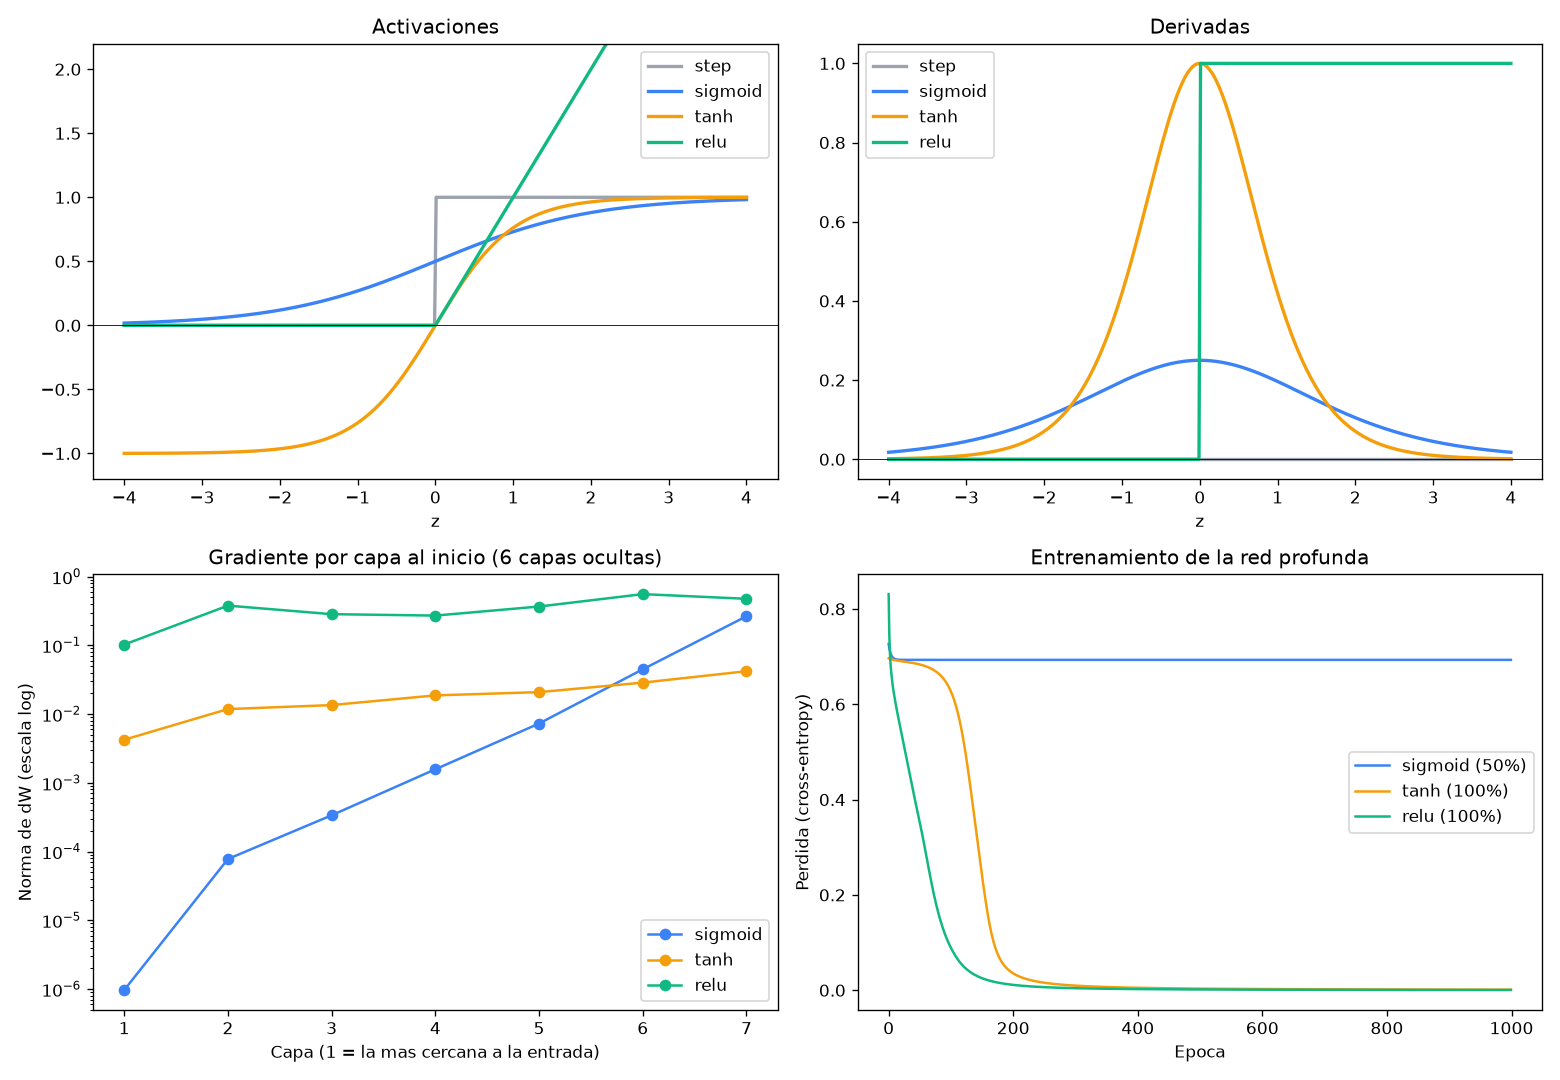

Source code (Python):
"""
LECCION 1.5 - FUNCIONES DE ACTIVACION
=====================================

Objetivo: entender por que una red necesita activaciones no lineales,
comparar las 4 mas conocidas (step, sigmoid, tanh, ReLU) y ver en una red
profunda el problema que motivo el cambio de sigmoid a ReLU: los
gradientes que desaparecen.

Hasta ahora todas las capas ocultas usaron sigmoid. En esta leccion:
  1. Graficamos cada activacion y su derivada
  2. Comprobamos que sin activacion, 2 capas equivalen a 1
  3. Medimos el tamano del gradiente en cada capa de una red de 6 capas
     ocultas, con cada activacion
  4. Entrenamos esa red profunda con cada activacion y comparamos
"""

import numpy as np
import matplotlib.pyplot as plt

np.random.seed(42)


# ============================================================
# PARTE 1: LAS ACTIVACIONES Y SUS DERIVADAS
# ============================================================
# Cada activacion se define junto con su derivada, porque backprop
# necesita las dos. La derivada recibe z (la entrada de la activacion)
# y a (su salida): algunas se calculan mas facil con una, otras con otra.

def step(z):
    return (z > 0).astype(float)           # 0 o 1: la neurona "dispara" o no


def step_derivada(z, a):
    return np.zeros_like(z)                # plana en todas partes (en z = 0 no existe)


def sigmoid(z):
    return 1.0 / (1.0 + np.exp(-z))


def sigmoid_derivada(z, a):
    return a * (1 - a)                     # maximo 0.25, en z = 0


def tanh(z):
    return np.tanh(z)                      # como sigmoid, pero entre -1 y 1


def tanh_derivada(z, a):
    return 1 - a ** 2                      # maximo 1, en z = 0


def relu(z):
    return np.maximum(0, z)                # 0 si z es negativo, z si es positivo


def relu_derivada(z, a):
    return (z > 0).astype(float)           # 1 si z > 0, 0 si no


ACTIVACIONES = {
    "sigmoid": (sigmoid, sigmoid_derivada),
    "tanh": (tanh, tanh_derivada),
    "relu": (relu, relu_derivada),
}

z_demo = np.array([-3.0, -1.0, 0.0, 1.0, 3.0])
print("z            =", z_demo)
for nombre, (f, df) in [("step", (step, step_derivada))] + list(ACTIVACIONES.items()):
    a = f(z_demo)
    print(f"{nombre:8s} a = {np.round(a, 3)}   derivada = {np.round(df(z_demo, a), 3)}")


# ============================================================
# PARTE 2: SIN ACTIVACION, DOS CAPAS SON UNA SOLA
# ============================================================
# Si la capa oculta no aplica ninguna activacion:
#   salida = (X @ W1) @ W2 = X @ (W1 @ W2)
# W1 @ W2 es una sola matriz: la red entera es equivalente a una capa.

W1 = np.random.randn(2, 4)
W2 = np.random.randn(4, 1)
X_prueba = np.random.randn(5, 2)
dos_capas = (X_prueba @ W1) @ W2
una_capa = X_prueba @ (W1 @ W2)
print("\nSin activacion: (X @ W1) @ W2 =", np.round(dos_capas.ravel(), 4))
print("                X @ (W1 @ W2) =", np.round(una_capa.ravel(), 4))
print("W1 @ W2 (2,1) =", np.round((W1 @ W2).ravel(), 4), "-> una sola capa de 2 pesos")


# ============================================================
# PARTE 3: UNA RED PROFUNDA GENERICA
# ============================================================
# Datos: el circulo dentro de un anillo de la leccion 1.2.
# Red: 2 -> 16 -> 16 -> 16 -> 16 -> 16 -> 16 -> 1  (6 capas ocultas)
# Salida: sigmoid + cross-entropy binaria. Es la version de 2 clases de
# softmax + cross-entropy (leccion 1.4), y su gradiente tambien es
# simplemente (a - y) / n.
#
# Las capas se guardan en listas: W[0], W[1], ... Asi forward y backward
# son un for sobre las capas, sin importar cuantas haya.

def generar_datos_circulos(n_por_clase=100):
    angulos = np.random.uniform(0, 2 * np.pi, 2 * n_por_clase)
    radios = np.hstack([np.random.randn(n_por_clase) * 0.15 + 0.5,
                        np.random.randn(n_por_clase) * 0.15 + 1.5])
    X = np.column_stack([radios * np.cos(angulos), radios * np.sin(angulos)])
    y = np.hstack([np.zeros(n_por_clase), np.ones(n_por_clase)])
    indices = np.random.permutation(len(X))
    return X[indices], y[indices]


def inicializar_red(tamanos, activacion):
    """tamanos = [2, 16, 16, ..., 1]. Escala segun la activacion:
    sqrt(1/n) para sigmoid/tanh (Xavier), sqrt(2/n) para ReLU (He)."""
    factor = 2.0 if activacion == "relu" else 1.0
    W = [np.random.randn(n_in, n_out) * np.sqrt(factor / n_in)
         for n_in, n_out in zip(tamanos[:-1], tamanos[1:])]
    b = [np.zeros(n_out) for n_out in tamanos[1:]]
    return W, b


def forward(X, W, b, activacion):
    f, _ = ACTIVACIONES[activacion]
    zs, activaciones = [], [X]                     # activaciones[0] es la entrada
    for capa in range(len(W)):
        z = activaciones[-1] @ W[capa] + b[capa]
        es_salida = capa == len(W) - 1
        a = sigmoid(z) if es_salida else f(z)      # la salida siempre es sigmoid
        zs.append(z)
        activaciones.append(a)
    return zs, activaciones


def backward(Y, W, zs, activaciones, activacion):
    _, df = ACTIVACIONES[activacion]
    n = len(Y)
    dW, db = [None] * len(W), [None] * len(W)
    dZ = (activaciones[-1] - Y) / n                # sigmoid + cross-entropy: a - y
    for capa in reversed(range(len(W))):           # de la ultima capa a la primera
        dW[capa] = activaciones[capa].T @ dZ       # entrada de la capa .T @ delta
        db[capa] = dZ.sum(axis=0)
        if capa > 0:                               # pasar el delta a la capa anterior
            dA = dZ @ W[capa].T                    # por W.T ...
            dZ = dA * df(zs[capa - 1], activaciones[capa])   # ... y por la derivada
    return dW, db


def perdida(a, Y):
    a = np.clip(a, 1e-12, 1 - 1e-12)
    return -np.mean(Y * np.log(a) + (1 - Y) * np.log(1 - a))


X, y = generar_datos_circulos()
Y = y.reshape(-1, 1)
TAMANOS = [2, 16, 16, 16, 16, 16, 16, 1]
print(f"\nDatos: {X.shape}, red: {TAMANOS}")


# ============================================================
# PARTE 4: GRADIENTES QUE DESAPARECEN
# ============================================================
# Con los pesos iniciales, medimos el tamano (norma) de dW en cada capa.
# Cada vez que el delta retrocede una capa se multiplica por la derivada
# de la activacion. Si esa derivada es chica (sigmoid: maximo 0.25), el
# gradiente se achica capa tras capa.

print("\n--- Norma del gradiente por capa, con los pesos iniciales ---")
normas_por_capa = {}
for nombre in ACTIVACIONES:
    np.random.seed(0)
    W, b = inicializar_red(TAMANOS, nombre)
    zs, acts = forward(X, W, b, nombre)
    dW, _ = backward(Y, W, zs, acts, nombre)
    normas_por_capa[nombre] = [np.linalg.norm(g) for g in dW]
    print(f"{nombre:8s}", "  ".join(f"{v:.1e}" for v in normas_por_capa[nombre]))
for nombre in ACTIVACIONES:
    v = normas_por_capa[nombre]
    print(f"{nombre:8s} capa 1 / capa 7 = {v[0] / v[-1]:.1e}")


# ============================================================
# PARTE 5: ENTRENAR LA RED PROFUNDA CON CADA ACTIVACION
# ============================================================

def entrenar(nombre, tasa_aprendizaje=0.1, epocas=1000):
    np.random.seed(0)                              # misma semilla para comparar
    W, b = inicializar_red(TAMANOS, nombre)
    historial = []
    for epoca in range(epocas):
        zs, acts = forward(X, W, b, nombre)
        historial.append(perdida(acts[-1], Y))
        dW, db = backward(Y, W, zs, acts, nombre)
        for capa in range(len(W)):
            W[capa] -= tasa_aprendizaje * dW[capa]
            b[capa] -= tasa_aprendizaje * db[capa]
    accuracy = np.mean((forward(X, W, b, nombre)[1][-1] >= 0.5) == Y)
    return W, b, historial, accuracy


print("\n--- Entrenando la red de 6 capas ocultas (1000 epocas) ---")
resultados = {}
for nombre in ACTIVACIONES:
    resultados[nombre] = entrenar(nombre)
    hist = resultados[nombre][2]
    print(f"{nombre:8s} perdida: inicio={hist[0]:.4f}  epoca 500={hist[500]:.4f}  "
          f"final={hist[-1]:.4f} | accuracy={resultados[nombre][3]:.2%}")

# Neuronas ReLU "muertas": nunca se activan con ningun dato
W_r, b_r = resultados["relu"][0], resultados["relu"][1]
_, acts_r = forward(X, W_r, b_r, "relu")
muertas = sum(int(np.sum(np.all(a <= 0, axis=0))) for a in acts_r[1:-1])
print(f"\nNeuronas ReLU muertas despues de entrenar: {muertas} de {16 * 6}")


# ============================================================
# PARTE 6: VISUALIZACION
# ============================================================

COLORES = {"step": "#9CA3AF", "sigmoid": "#3B82F6", "tanh": "#F59E0B", "relu": "#10B981"}
fig, ((ax1, ax2), (ax3, ax4)) = plt.subplots(2, 2, figsize=(13, 9))
z = np.linspace(-4, 4, 400)

for nombre, (f, df) in [("step", (step, step_derivada))] + list(ACTIVACIONES.items()):
    a = f(z)
    ax1.plot(z, a, color=COLORES[nombre], label=nombre, linewidth=2)
    ax2.plot(z, df(z, a), color=COLORES[nombre], label=nombre, linewidth=2)
ax1.set_title("Activaciones")
ax1.set_xlabel("z")
ax1.set_ylim(-1.2, 2.2)
ax1.axhline(0, color="black", linewidth=0.5)
ax1.legend()
ax2.set_title("Derivadas")
ax2.set_xlabel("z")
ax2.axhline(0, color="black", linewidth=0.5)
ax2.legend()

for nombre, normas in normas_por_capa.items():
    ax3.plot(range(1, len(normas) + 1), normas, marker="o", color=COLORES[nombre], label=nombre)
ax3.set_yscale("log")
ax3.set_title("Gradiente por capa al inicio (6 capas ocultas)")
ax3.set_xlabel("Capa (1 = la mas cercana a la entrada)")
ax3.set_ylabel("Norma de dW (escala log)")
ax3.legend()

for nombre in ACTIVACIONES:
    ax4.plot(resultados[nombre][2], color=COLORES[nombre],
             label=f"{nombre} ({resultados[nombre][3]:.0%})")
ax4.set_title("Entrenamiento de la red profunda")
ax4.set_xlabel("Epoca")
ax4.set_ylabel("Perdida (cross-entropy)")
ax4.legend()

plt.tight_layout()
plt.savefig("06_activation_functions.png", dpi=120)
print("\nGrafico guardado en: 06_activation_functions.png")
print("Abriendo ventana con el grafico... (cerrala para que el script termine)")
plt.show()


# ============================================================
# CONCEPTOS CLAVE
# ============================================================
print("""
CONCEPTOS CLAVE DE ESTA LECCION:
1. Sin activacion no lineal, apilar capas no agrega nada: X @ W1 @ W2 es
   una sola capa X @ (W1 @ W2)
2. Step fue la activacion del perceptron original, pero su derivada es 0:
   no sirve para backprop
3. Sigmoid (0 a 1) y tanh (-1 a 1) se saturan; la derivada de sigmoid
   es como maximo 0.25 y achica el gradiente en cada capa
4. ReLU = max(0, z): derivada 1 para z > 0, asi el gradiente pasa entero.
   Es la opcion por defecto para capas ocultas
5. ReLU puede "morir": si z es negativo para todos los datos, la neurona
   no recibe gradiente y deja de aprender

EXPERIMENTOS SUGERIDOS:
- Cambia TAMANOS a [2, 16, 1] (una capa oculta): la diferencia entre
  sigmoid y ReLU sigue siendo tan grande?
- Inicializa ReLU con sqrt(1/n) en vez de sqrt(2/n): que pasa con la
  norma del gradiente en las primeras capas?
- Sube tasa_aprendizaje a 1.0 en entrenar(): aumentan las neuronas ReLU muertas?
""")
